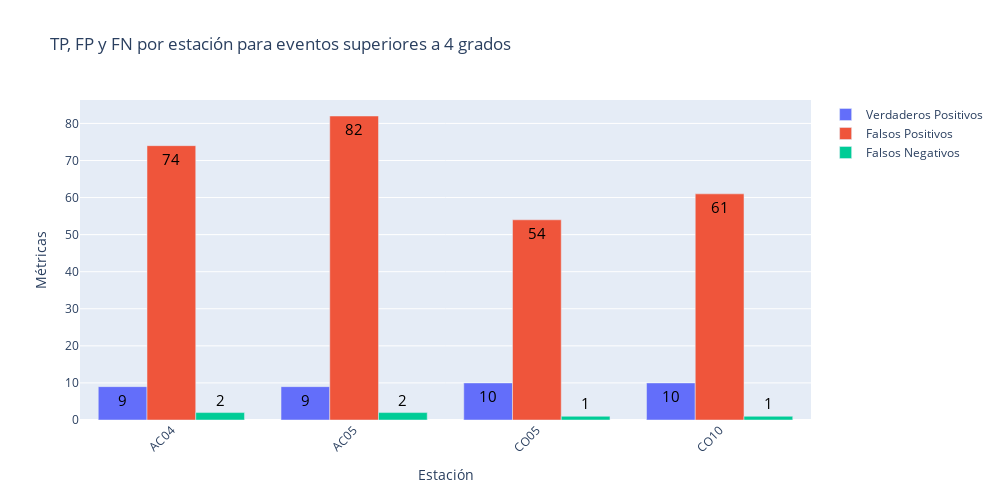
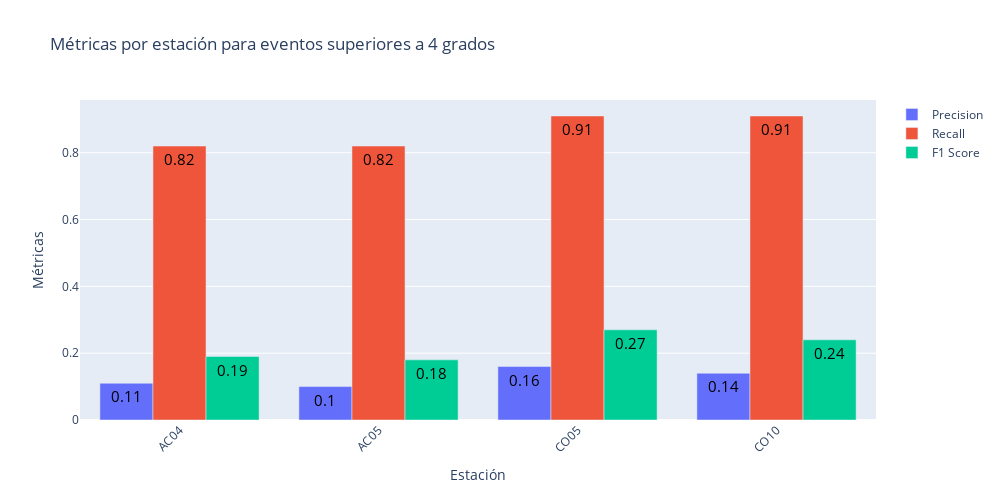

The code cell stored with these charts, in order, in its notebook:
### Code cell
plot_bar(results_no_val, titles[3])
plot_metrics(results_no_val, titles[3])

### Figure 1 — Plotly figure (JSON) as saved in the notebook; plotly's stock layout.template omitted (floating-point values rounded to 4 significant figures)
{"data": [{"name": "Verdaderos Positivos", "text": ["9", "9", "10", "10"], "textfont": {"color": "black", "size": 15}, "type": "bar", "x": ["AC04", "AC05", "CO05", "CO10"], "y": [9, 9, 10, 10]}, {"name": "Falsos Positivos", "text": ["74", "82", "54", "61"], "textfont": {"color": "black", "size": 15}, "type": "bar", "x": ["AC04", "AC05", "CO05", "CO10"], "y": [74, 82, 54, 61]}, {"name": "Falsos Negativos", "text": ["2", "2", "1", "1"], "textfont": {"color": "black", "size": 15}, "type": "bar", "x": ["AC04", "AC05", "CO05", "CO10"], "y": [2, 2, 1, 1]}], "layout": {"barmode": "group", "height": 500, "title": {"text": "TP, FP y FN por estación para eventos superiores a 4 grados"}, "width": 1000, "xaxis": {"tickangle": -45, "title": {"text": "Estación"}}, "yaxis": {"title": {"text": "Métricas"}}}}

### Figure 2 — Plotly figure (JSON) as saved in the notebook; plotly's stock layout.template omitted (floating-point values rounded to 4 significant figures)
{"data": [{"name": "Precision", "text": ["0.11", "0.1", "0.16", "0.14"], "textfont": {"color": "black", "size": 15}, "type": "bar", "x": ["AC04", "AC05", "CO05", "CO10"], "y": [0.11, 0.1, 0.16, 0.14]}, {"name": "Recall", "text": ["0.82", "0.82", "0.91", "0.91"], "textfont": {"color": "black", "size": 15}, "type": "bar", "x": ["AC04", "AC05", "CO05", "CO10"], "y": [0.82, 0.82, 0.91, 0.91]}, {"name": "F1 Score", "text": ["0.19", "0.18", "0.27", "0.24"], "textfont": {"color": "black", "size": 15}, "type": "bar", "x": ["AC04", "AC05", "CO05", "CO10"], "y": [0.19, 0.18, 0.27, 0.24]}], "layout": {"barmode": "group", "height": 500, "title": {"text": "Métricas por estación para eventos superiores a 4 grados"}, "width": 1000, "xaxis": {"tickangle": -45, "title": {"text": "Estación"}}, "yaxis": {"title": {"text": "Métricas"}}}}
